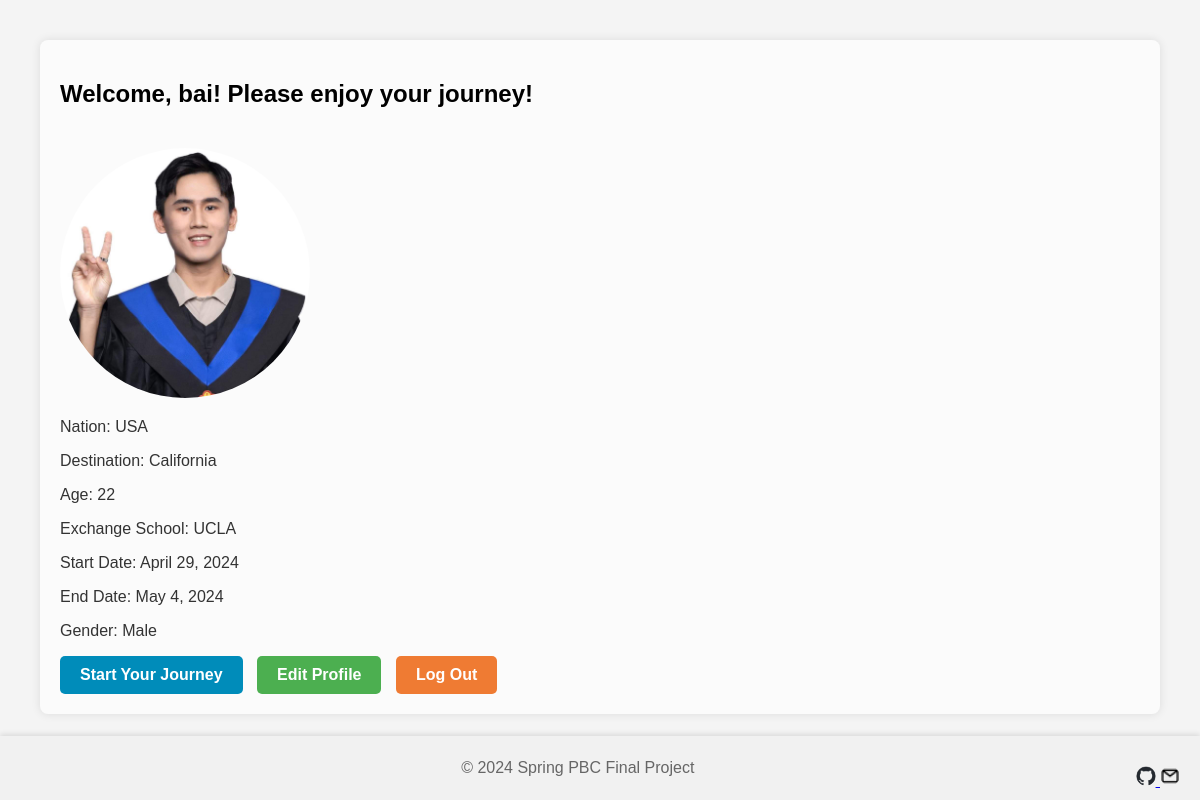
Page /welcome/ (signed in) on the committed database.
### login/models.py (models this page shows, shortened)
class UserProfile(models.Model):
    user = models.OneToOneField(User, on_delete=models.CASCADE)
    nation = models.CharField(max_length=100, blank=True, null=True)
    destination = models.CharField(max_length=100, blank=True, null=True)
    age = models.PositiveIntegerField(blank=True, null=True)
    exchange_school = models.CharField(max_length=100, blank=True, null=True)
    start_date = models.DateField(null=True, blank=True)
    end_date = models.DateField(null=True, blank=True)
    gender = models.CharField(max_length=1, choices=(('M', 'Male'), ('F', 'Female')), blank=True, null=True)
    instagram = models.CharField(max_length=100, blank=True, null=True)
    facebook = models.CharField(max_length=100, blank=True, null=True)
    other_social_media = models.CharField(max_length=100, blank=True, null=True)
    avatar = models.ImageField(upload_to='avatars/', blank=True, null=True)

### login/views.py (the view)
# urls.py: path('welcome/', welcome, name='welcome'),
@login_required
def welcome(request):
    profile, created = UserProfile.objects.get_or_create(user=request.user)
    context = {
        'username': request.user.username,
        'profile': profile,
    }
    return render(request, 'login/welcome.html', context)

### templates/login/welcome.html (shortened to what this page needs)
{% load static %}
<!DOCTYPE html>
<html>
<head>
    <link rel="stylesheet" href="{% static 'css/footer.css' %}">
    <link rel="stylesheet" href="{% static 'css/welcome.css' %}">
</head>
<body>
    <div class="content">
        <h2>Welcome, {{ username }}! Please enjoy your journey!</h2>
        {% if profile.avatar %}
        <img class="profile-img" src="{{ profile.avatar.url }}" alt="Profile Picture">
        {% endif %}
        <p>Nation: {{ profile.nation }}</p>
        <p>Destination: {{ profile.destination }}</p>
        <p>Age: {{ profile.age }}</p>
        <p>Exchange School: {{ profile.exchange_school }}</p>
        <p>Start Date: {{ profile.start_date }}</p>
        <p>End Date: {{ profile.end_date }}</p>
        <p>Gender: {{ profile.get_gender_display }}</p>
        <div>
            <a href="{% url 'user_matching' username=request.user.username %}" class="button start-journey">Start Your Journey</a>
            <a href="{% url 'update_profile' %}" class="button edit-profile">Edit Profile</a>
            <a href="{% url 'login' %}" class="button log-out">Log Out</a>
        </div>
    </div>
</body>
</html>
<footer>
    <div class="footer-container">
        <div class="footer-text">© 2024 Spring PBC Final Project</div>
        <div class="footer-icon">
            <a href="https://github.com/Bai1026/PBC_Final_Project/tree/main" target="_blank">
                <img src="{% static 'images/github.png' %}" alt="Our GitHub" style="width:20px; height:20px;">
            </a>
            <a href="mailto:b09602017@ntu.edu.tw" target="_blank">
                <img src="{% static 'images/email.png' %}" alt="Our GitHub" style="width:20px; height:20px;">
            </a>
        </div>
    </div>
</footer>

### myproject/static/css/footer.css (style rules this page uses)
footer { position: fixed; left: 0; bottom: 0; width: 100%; background-color: #f1f1f1; color: #666; text-align: center; padding: 10px 0; box-shadow: 0 -2px 5px rgba(0,0,0,0.1); }
.footer-container { display: flex; justify-content: space-between; align-items: center; padding: 0 20px; }
.footer-text { flex-grow: 1; text-align: center; }
.footer-icon { flex-grow: 0; }
.footer-icon a img { width: 24px; }

### myproject/static/css/welcome.css (style rules this page uses)
body { font-family: Arial, sans-serif; background-color: #f4f4f4; margin: 40px; }
.content { background: rgb(251, 251, 251); padding: 20px; border-radius: 8px; box-shadow: 0 0 10px rgba(0,0,0,0.1); }
img { border-radius: 50%; margin-top: 20px; }
img.profile-img { width: 250px; height: auto; border-radius: 50%; }
p { color: #333; }
.button { display: inline-block; padding: 10px 20px; text-decoration: none; border-radius: 5px; transition: background-color 0.3s; color: white; font-weight: bold; margin-right: 10px; }
.edit-profile { background-color: #4CAF50; }
.start-journey { background-color: #008CBA; }
.log-out { background-color: #ef7b33; }

### rows in the picture
UserProfile: avatar (picture), nation "USA", destination "California", age "22", exchange_school "UCLA", start_date "April 29, 2024", end_date "May 4, 2024", gender "Male"

### other values in the picture
{{ username }} "bai"
